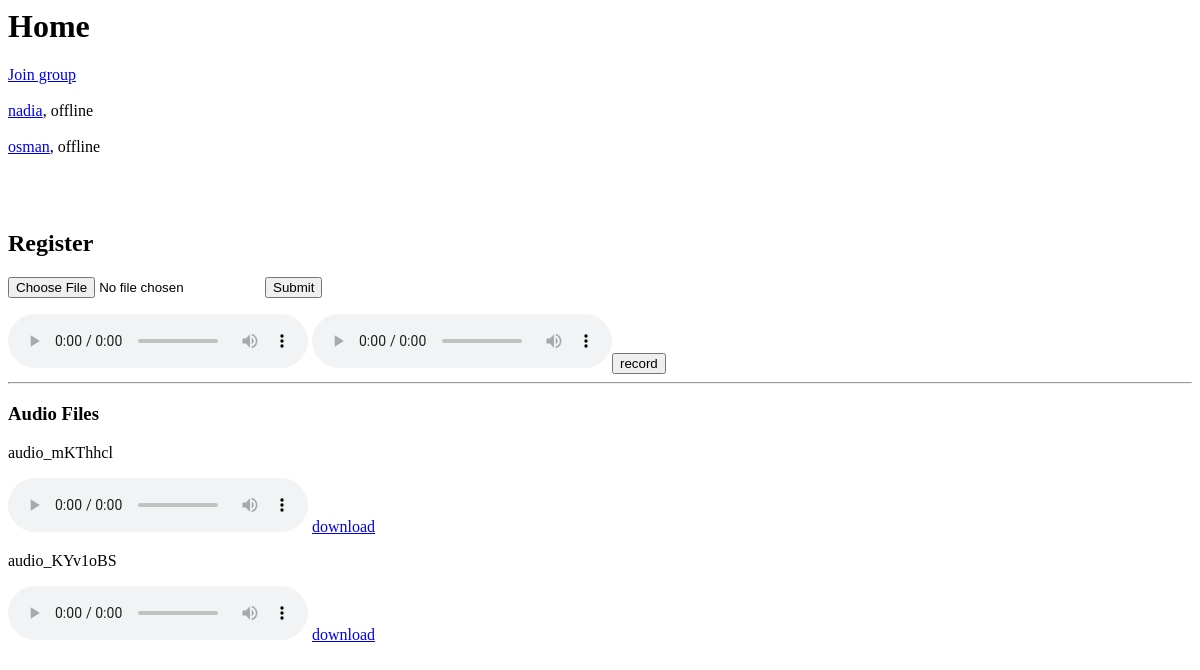
The app's page / (signed in), older data.
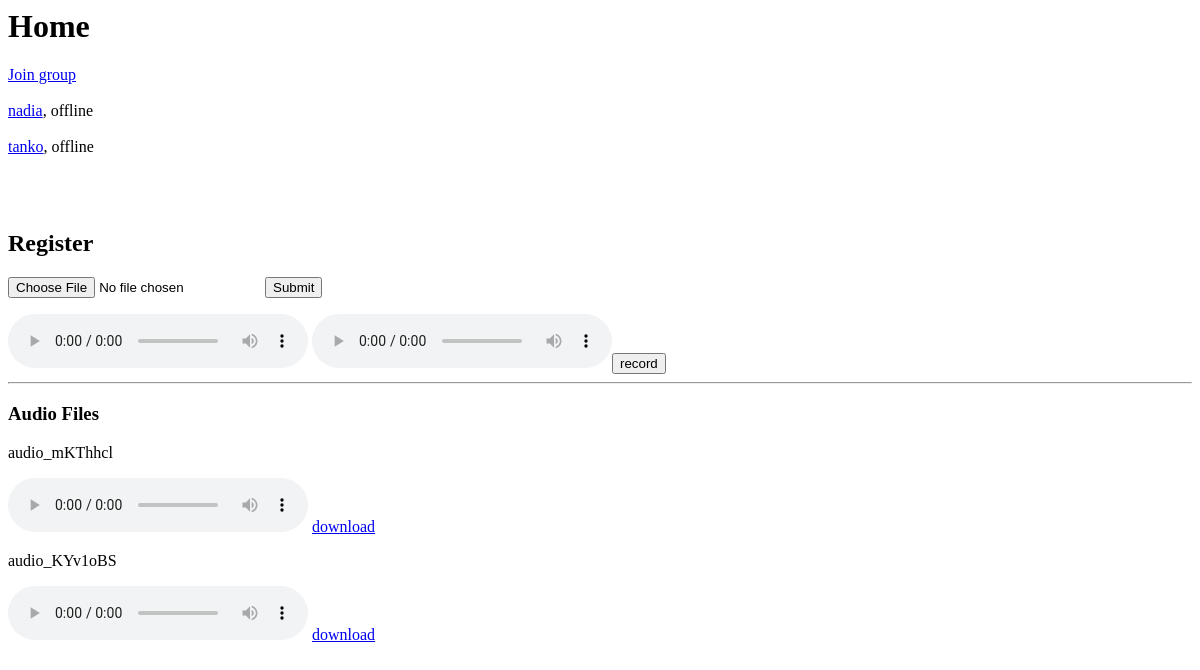
The same page, newer data.
### counter/models.py (models this page shows, shortened)
class Client(models.Model):
    user = models.ForeignKey(User,on_delete=models.CASCADE,blank=True,null=True)
    channel_name = models.CharField(max_length=100,null=True,blank=True)
    is_online = models.BooleanField(blank=True, default=False)

class audio(models.Model):
    file = models.FileField(blank=True,null=True)

### counter/views.py (the view)
# urls.py: path('', views.home, name='home'),
@login_required(login_url='login/')
def home(request):
    if request.method == "POST":
        sumitted_file = request.FILES.get('file')
        print(sumitted_file)
        audio.objects.create(file = sumitted_file)
    audio_files = audio.objects.all()
    contacts = Client.objects.exclude(user = request.user)
    context = {'contacts':contacts,'audio_files':audio_files}
    return render(request, 'home.html',context)

### counter/templates/home.html (shortened to what this page needs)
<head>
</head>
<h1>Home</h1>
<a href="{%  url 'group_call' %}">Join group</a>
{% for contact in contacts%}
    <br><br><a href="{% url 'chat' contact.user.username %}">{{contact.user.username}}</a>,
    {% if contact.is_online %}
        currently_online
    {% else %}
        offline
    {% endif %}
{% endfor %}
<h2>Register</h2>
<form method="POST" enctype="multipart/form-data">
    <input name='file' id='file'type="file" accept="audio/*" required>
    <input type="submit">
</form>
<audio id="audio" controls></audio>
<audio id="recorded_audio" autoplay controls></audio><button onclick='change_state()' id='state'>record</button>
<hr>
<h3>Audio Files</h3>
{% for audio in audio_files %}
<p>{{audio.file.name}}</p>
    <audio src="{{audio.file.url}}" controls>
    </audio>
    <a href="download/{{audio.file}}">download </a>
{%  empty %}
    <h4>No audio files</h4>
{% endfor %}

Row changes from the older to the newer data that the page shows:
removed Client: user.username "osman", is_online "offline"
added Client: user.username "tanko", is_online "offline"
